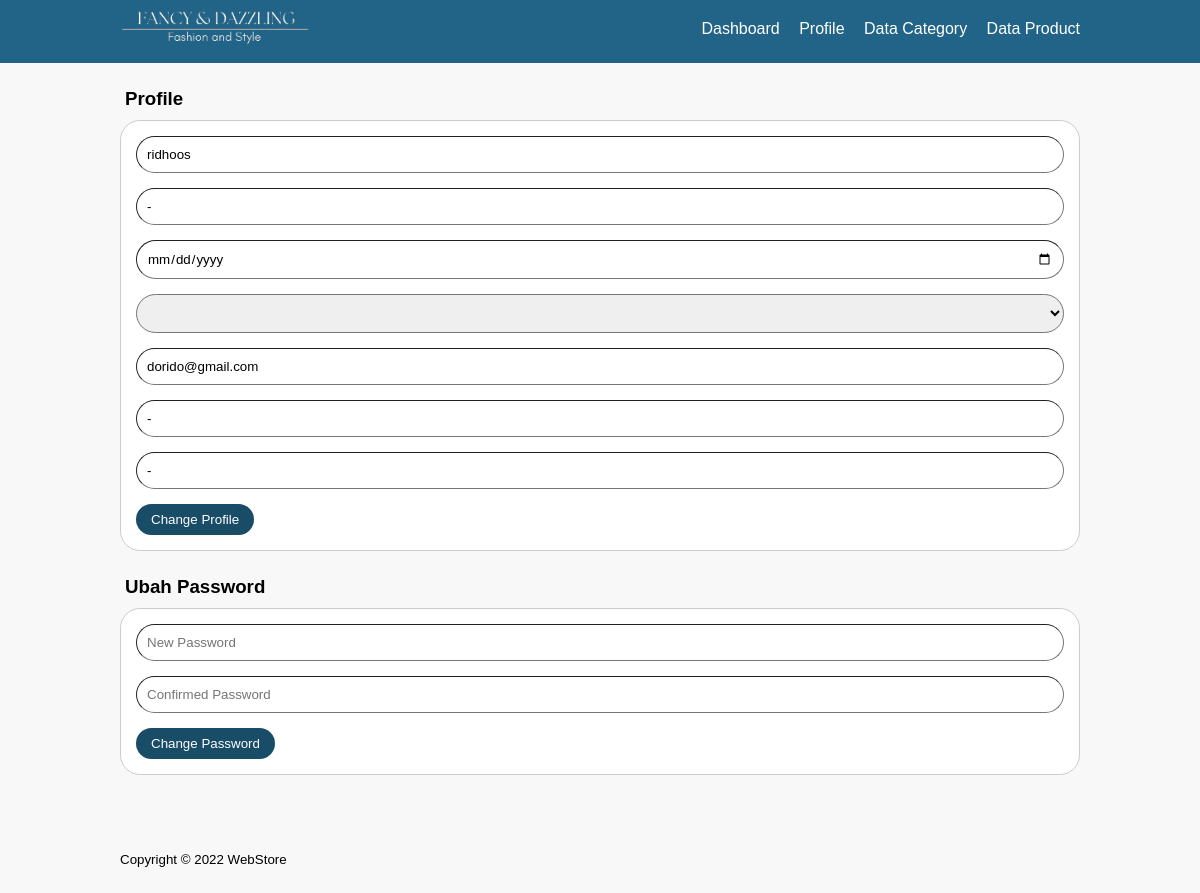
Screenshot of /app/views/admin/profile/profile.php (signed in) with the database file from the repository.
### tables this page shows
CREATE TABLE `tb_user` (
  `id_user` int(11) NOT NULL,
  `username` varchar(35) NOT NULL,
  `nama` varchar(40) NOT NULL,
  `password` varchar(200) NOT NULL,
  `tgl_lahir` date NOT NULL,
  `jk` varchar(12) NOT NULL,
  `email` varchar(30) NOT NULL,
  `telp` varchar(20) NOT NULL,
  `alamat` text NOT NULL,
  `gambar` varchar(100) NOT NULL,
  `level` enum('admin','user') NOT NULL
);

### app/views/admin/profile/profile.php (the view, shortened to what this page needs)
<?php
	require '../../../core/db.php';
	$session = $_SESSION['id_user'];
	$query = mysqli_query($conn, "SELECT * FROM tb_user WHERE id_user = '$session' ");
	$d = mysqli_fetch_object($query);
 ?>
<!DOCTYPE html>
<html lang="en">
<head>
	<link rel="stylesheet" href="../../../../public/css/profile.css">
</head>
<body>
	<header>
		<div class="container">
			<h1><a href="dashboard.php"><img src="../../../../public/image/imgp/logo.png" width="190px" height="35px"></a></h1>
				<ul>
					<li><a href="../dashboard/dashboard.php">Dashboard</a></li>
					<li><a href="profile.php">Profile</a></li>
					<li><a href="../category/data-category.php">Data Category</a></li>
					<li><a href="../product/data-product.php">Data Product</a></li>
				</ul>
		</div>
	</header>
	<section>
		<div class="container">
			<h3>Profile</h3>
			<div class="box">
				<form action="" method="POST">
					<input type="text" name="user" placeholder="Username" class="input-control" value="<?= $d->username ?>" required autocomplete="off">
					<input type="text" name="name" placeholder="Full Name" class="input-control" value="<?= $d->nama ?>" required autocomplete="off">
					<input type="date" name="tgl" placeholder="Birthday" class="input-control" value="<?= $d->tgl_lahir ?>" required autocomplete="off">
					<select class="input-control" name="jk">
						<option value="<?= $d->jk ?>"><?= $d->jk ?></option>
						<option value="Pria">Pria</option>
					</select>
					<input type="email" name="email" placeholder="Email" class="input-control" value="<?= $d->email ?>" required autocomplete="off">
					<input type="text" name="hp" placeholder="No Hp" class="input-control" value="<?= $d->telp ?>" required autocomplete="off">
					<input type="text" name="address" placeholder="Address" class="input-control" value="<?= $d->alamat ?>" required autocomplete="off">
					<button name="submit" class="btn">Change Profile</button>
				</form>
			</div>
			<h3>Ubah Password</h3>
			<div class="box">
				<form action="" method="POST">
					<input type="password" name="pass1" placeholder="New Password" class="input-control" required>
					<input type="password" name="pass2" placeholder="Confirmed Password" class="input-control" required>
					<button name="c_password" class="btn">Change Password</button>
				</form>
			</div>
		</div>
	</section>
	<footer>
		<div class="container">
			<small>Copyright &copy; 2022 WebStore</small>
		</div>
	</footer>
</body>
</html>

### public/css/profile.css (style rules this page uses)
* { padding: 0; margin: 0; font-family: sans-serif; }
body { background-color: #f8f8f8; }
a { color: inherit; text-decoration: none; }
.input-control { width: 100%; padding: 10px; margin-bottom: 15px; box-sizing: border-box; border-radius: 20px; border-width: 1px; }
.btn { padding: 8px 15px; background-color: #184C67; color: #fff; border: none; cursor: pointer; border-radius: 20px; }
header { background-color: #216487; color: #fff; }
header h1 { float: left; padding: 10px 0; }
header ul { float: right; }
header ul li { display: inline-block; }
header ul li a { padding: 20px 0 20px 15px; display: inline-block; }
footer .container { padding: 25px 0px; }
.container { width: 80%; margin: 0 auto; }
.container:after { content: ''; display: block; clear: both; }
section { padding: 25px 0; }
section h3 { margin-left: 5px; }
.box { border-radius: 20px; background-color: #fff; border: 1px solid #ccc; padding: 15px; box-sizing: border-box; margin: 10px 0 25px 0; }
.box:after { content: ''; display: block; clear: both; }

### rows the page displays
tb_user: user "ridhoos", name "-", email "dorido@gmail.com", hp "-", address "-"
